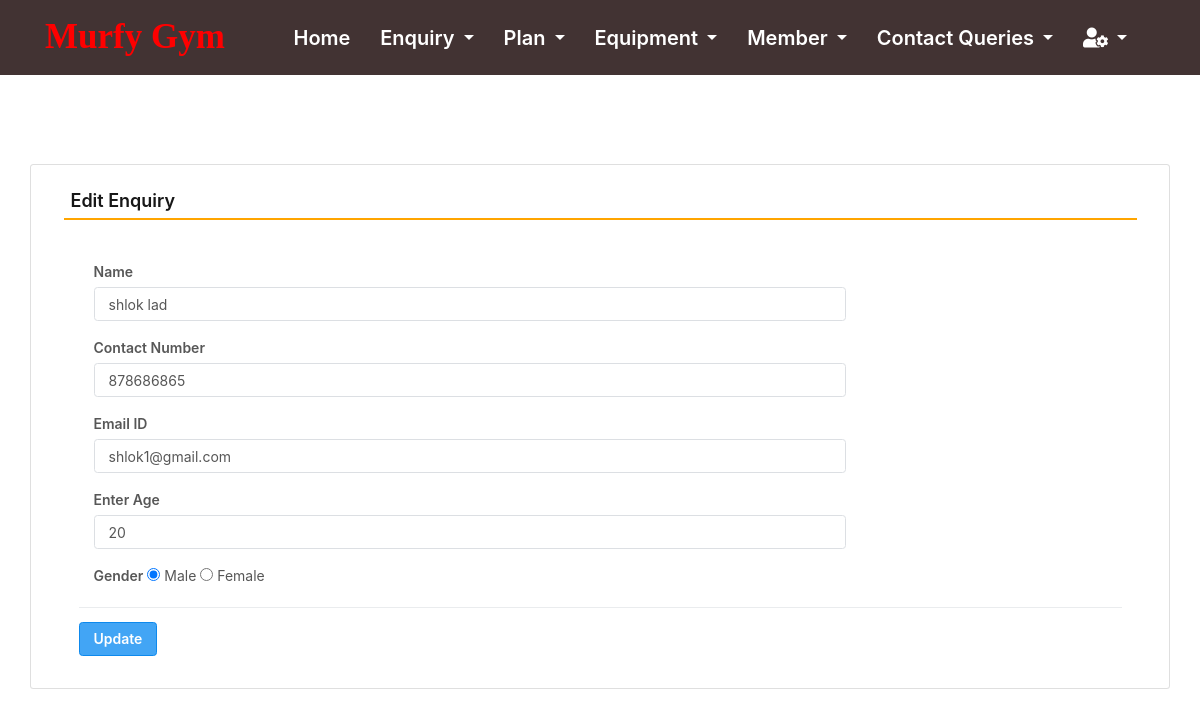
The app's page /edit_Enquiry/3 (signed in) with its own data.
### gym/models.py (models this page shows, shortened)
class Enquiry(models.Model):
    name = models.CharField(max_length=150, null=True)
    mobile = models.CharField(max_length=15, null=True)
    email = models.CharField(max_length=50, null=True)
    age = models.CharField(max_length=15, null=True)
    gender = models.CharField(max_length=10, null=True)

### gym/views.py (the view, shortened to what this page needs)
# urls.py: path('edit_Enquiry/<int:pid>', edit_Enquiry, name='edit_Enquiry'),
def edit_Enquiry(request,pid):
    error = ""
    if not request.user.is_authenticated:
        return redirect(admin_login)
    user = request.user
    enquiry = Enquiry.objects.get(id=pid)
    return render(request,'edit_Enquiry.html', locals())

### gym/templates/edit_Enquiry.html (shortened to what this page needs)
{% include 'admin_nav.html' %}
{% load static %}
{% block main %}
 <html lang="en" class="no-focus">
 <link rel="stylesheet" id="css-main" href="{% static 'css1/codebase.min.css' %}">
 <br><br><br><br>
	<div class="container card shadow mt-5">
		<div class="card-body">
			<h5 class="p-2" style="border-bottom: 2px solid orange">Edit Enquiry</h5>
             <br>
			<div class="container-fluid">
					<form method="post">
                        <div class="col-sm-9">
							<div class="form-group">
								<label>Name</label>
                                <input type="text" name="name" class="form-control" value="{{enquiry.name}}">
							</div>
						</div>
                        <div class="col-sm-9">
							<div class="form-group">
								<label>Contact Number</label>
                                <input type="text" name="mobile" class="form-control" value="{{enquiry.mobile}}">
							</div>
						</div>
                        <div class="col-sm-9">
							<div class="form-group">
								<label>Email ID</label>
                                <input type="text" name="email" class="form-control" value="{{enquiry.email}}">
							</div>
						</div>
                        <div class="col-sm-9">
							<div class="form-group">
								<label>Enter Age</label>
                                <input type="text" name="age" class="form-control" value="{{enquiry.age}}">
							</div>
						</div>
                        <div class="col-sm-9">
							<div class="form-group">
								<label>Gender</label>
                                {% if enquiry.gender == "Male" %}
								<input type="radio" name="gender" value="Male" checked> Male
								<input type="radio" name="gender" value="Female"> Female
								{% endif %}
							</div>
						</div>
						<hr>
						<input type="submit" value="Update" class="btn btn-primary">
					</form>
				</div>
			</div>
		</div>
        <link rel="stylesheet" href="https://use.fontawesome.com/releases/v5.6.3/css/all.css">
 </html>
{% endblock %}

### records on screen
Enquiry: name "shlok lad", mobile "878686865", email "shlok1@gmail.com", age "20"
